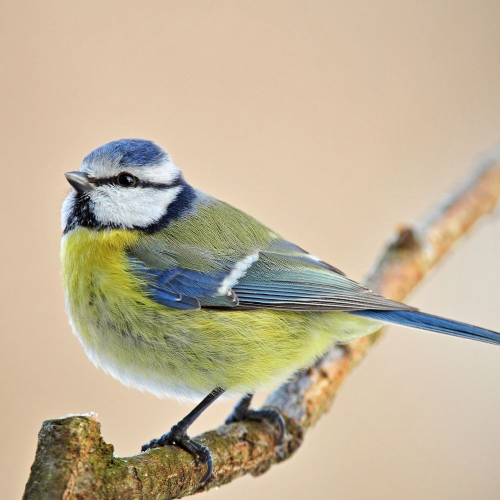
#> input picture data/bird_1000.jpg, 1000 x 1000 px (shown at 1/2 size); its folder holds only this picture in this run
$ python evaluate.py data/bird_1000.jpg data/cfx_1000.jpg   (older library calls are emulated)
#> lines starting #> are read from the running program, lines starting #| are printed output that depends on the picture
'''
Metrics for underwater image quality evaluation.

Author: Xuelei Chen
Email: chenxuelei@hotmail.com

Usage:
python evaluate.py RESULT_PATH REFERENCE_PATH
'''
import numpy as np
from skimage.metrics import peak_signal_noise_ratio as compare_psnr
from skimage.metrics import structural_similarity as compare_ssim
import math
import sys
from skimage import io, color, filters
import os
import math

def rmetrics(a,b):
    psnr = compare_psnr(b,a)
    ssim = compare_ssim(a,b,channel_axis=2)

    return psnr, ssim

def nmetrics(a):
    rgb = a
    lab = color.rgb2lab(a)
    gray = color.rgb2gray(a)
    # UCIQE
    c1 = 0.4680
    c2 = 0.2745
    c3 = 0.2576
    l = lab[:,:,0]

    #1st term
    chroma = (lab[:,:,1]**2 + lab[:,:,2]**2)**0.5
    uc = np.mean(chroma)
    sc = (np.mean((chroma - uc)**2))**0.5

    #2nd term
    top = int(np.round(0.01*l.shape[0]*l.shape[1]))
    sl = np.sort(l,axis=None)
    isl = sl[::-1]
    conl = np.mean(isl[:top])-np.mean(sl[:top])

    #3rd term
    satur = []
    chroma1 = chroma.flatten()
    l1 = l.flatten()
    for i in range(len(l1)):
        if chroma1[i] == 0: satur.append(0)
        elif l1[i] == 0: satur.append(0)
        else: satur.append(chroma1[i] / l1[i])

    us = np.mean(satur)

    uciqe = c1 * sc + c2 * conl + c3 * us

    # UIQM
    p1 = 0.0282
    p2 = 0.2953
    p3 = 3.5753

    #1st term UICM
    rg = rgb[:,:,0] - rgb[:,:,1]
    yb = (rgb[:,:,0] + rgb[:,:,1]) / 2 - rgb[:,:,2]
    rgl = np.sort(rg,axis=None)
    ybl = np.sort(yb,axis=None)
    al1 = 0.1
    al2 = 0.1
    T1 = int(al1 * len(rgl))
    T2 = int(al2 * len(rgl))
    rgl_tr = rgl[T1:-T2]
    ybl_tr = ybl[T1:-T2]

    urg = np.mean(rgl_tr)
    s2rg = np.mean((rgl_tr - urg) ** 2)
    uyb = np.mean(ybl_tr)
    s2yb = np.mean((ybl_tr- uyb) ** 2)

    uicm =-0.0268 * np.sqrt(urg**2 + uyb**2) + 0.1586 * np.sqrt(s2rg + s2yb)

    #2nd term UISM (k1k2=8x8)
    Rsobel = rgb[:,:,0] * filters.sobel(rgb[:,:,0])
    Gsobel = rgb[:,:,1] * filters.sobel(rgb[:,:,1])
    Bsobel = rgb[:,:,2] * filters.sobel(rgb[:,:,2])

    Rsobel=np.round(Rsobel).astype(np.uint8)
    Gsobel=np.round(Gsobel).astype(np.uint8)
    Bsobel=np.round(Bsobel).astype(np.uint8)

    Reme = eme(Rsobel)
    Geme = eme(Gsobel)
    Beme = eme(Bsobel)

    uism = 0.299 * Reme + 0.587 * Geme + 0.114 * Beme

    #3rd term UIConM
    uiconm = logamee(gray)

    uiqm = p1 * uicm + p2 * uism + p3 * uiconm
    return uiqm,uciqe

def eme(ch,blocksize=8):

    num_x = math.ceil(ch.shape[0] / blocksize)
    num_y = math.ceil(ch.shape[1] / blocksize)

    eme = 0
    w = 2. / (num_x * num_y)
    for i in range(num_x):

        xlb = i * blocksize
        if i < num_x - 1:
            xrb = (i+1) * blocksize
        else:
            xrb = ch.shape[0]

        for j in range(num_y):

            ylb = j * blocksize
            if j < num_y - 1:
                yrb = (j+1) * blocksize
            else:
                yrb = ch.shape[1]

            block = ch[xlb:xrb,ylb:yrb]

            blockmin = float(np.min(block))
            blockmax = float(np.max(block))

            # # old version
            # if blockmin == 0.0: eme += 0
            # elif blockmax == 0.0: eme += 0
            # else: eme += w * math.log(blockmax / blockmin)

            # new version
            if blockmin == 0: blockmin+=1
            if blockmax == 0: blockmax+=1
            eme += w * math.log(blockmax / blockmin)
    return eme

def plipsum(i,j,gamma=1026):
    return i + j - i * j / gamma

def plipsub(i,j,k=1026):
    return k * (i - j) / (k - j)

def plipmult(c,j,gamma=1026):
    return gamma - gamma * (1 - j / gamma)**c

def logamee(ch,blocksize=8):

    num_x = math.ceil(ch.shape[0] / blocksize)
    num_y = math.ceil(ch.shape[1] / blocksize)

    s = 0
    w = 1. / (num_x * num_y)
    for i in range(num_x):

        xlb = i * blocksize
        if i < num_x - 1:
            xrb = (i+1) * blocksize
        else:
            xrb = ch.shape[0]

        for j in range(num_y):

            ylb = j * blocksize
            if j < num_y - 1:
                yrb = (j+1) * blocksize
            else:
                yrb = ch.shape[1]

            block = ch[xlb:xrb,ylb:yrb]
            blockmin = float(np.min(block))
            blockmax = float(np.max(block))

            top = plipsub(blockmax,blockmin)
            bottom = plipsum(blockmax,blockmin)

            m = top/bottom
            if m ==0.:
                s+=0
            else:
                s += (m) * np.log(m)

    return plipmult(w,s)

def main():
    # result_path = sys.argv[1]
    # reference_path = sys.argv[2]
    result_path = 'data'
    reference_path = 'tmp'

    result_dirs = os.listdir(result_path)
    # reference_dirs = os.listdir(reference_path)

    sumpsnr, sumssim, sumuiqm, sumuciqe = 0.,0.,0.,0.

    N=0
    for imgdir in result_dirs:
        if '.jpg' in imgdir:
            #corrected image
            corrected = io.imread(os.path.join(result_path,imgdir))
#> corrected is the input picture: shape (1000, 1000, 3); mean R, G, B 193.7, 179, 153.2

            #reference image
            imgname = imgdir.split('corrected')[0]
            refdir = imgname
            reference = io.imread(os.path.join(reference_path,refdir))

            psnr,ssim = rmetrics(corrected,reference)
#> in rmetrics, `psnr = compare_psnr(b,a)`: psnr = inf
#> in rmetrics, `ssim = compare_ssim(a,b,channel_axis=2)`: ssim = 1
#> psnr = inf; ssim = 1

            uiqm,uciqe = nmetrics(corrected)
#> in nmetrics, `lab = color.rgb2lab(a)`: lab: shape (1000, 1000, 3) float64; mean of channels 0, 1, 2 73.2, 1.5, 15
#> in nmetrics, `gray = color.rgb2gray(a)`:
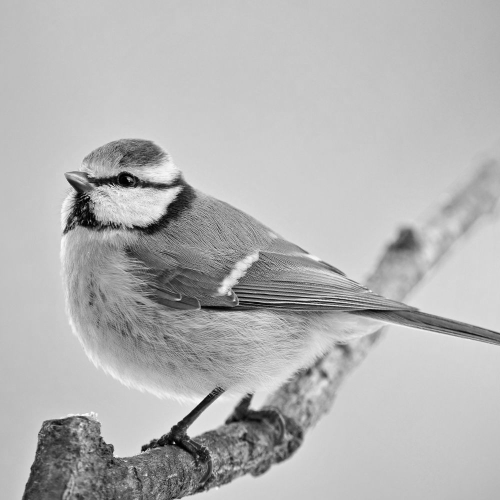
#> gray: shape (1000, 1000) float64 (shown at 1/2 size); min 0, max 0.999, mean 0.707
#> in nmetrics, `chroma = (lab[:,:,1]**2 + lab[:,:,2]**2)**0.5`:
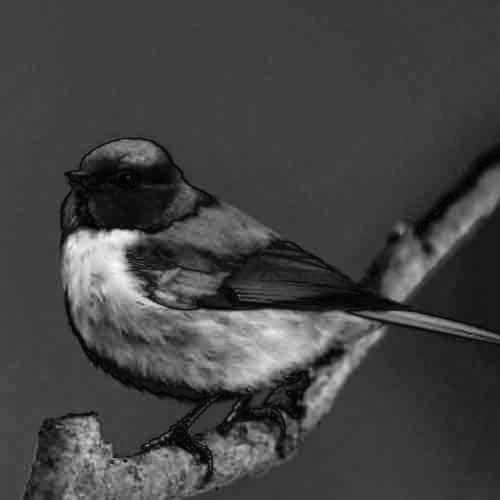
#> chroma: shape (1000, 1000) float64 (shown at 1/2 size); min 0, max 67.08, mean 17.7; drawn with min black and max white
#> in nmetrics, `uc = np.mean(chroma)`: uc = 17.75
#> in nmetrics, `sc = (np.mean((chroma - uc)**2))**0.5`: sc = 9.35
#> in nmetrics, `conl = np.mean(isl[:top])-np.mean(sl[:top])`: conl = 84.92
#> after the loop in nmetrics, `for i in range(len(l1)):`: satur = 1000000 items
#> in nmetrics, `us = np.mean(satur)`: us = 0.276
#> in nmetrics, `uciqe = c1 * sc + c2 * conl + c3 * us`: uciqe = 27.76
#> in nmetrics, `rg = rgb[:,:,0] - rgb[:,:,1]`:
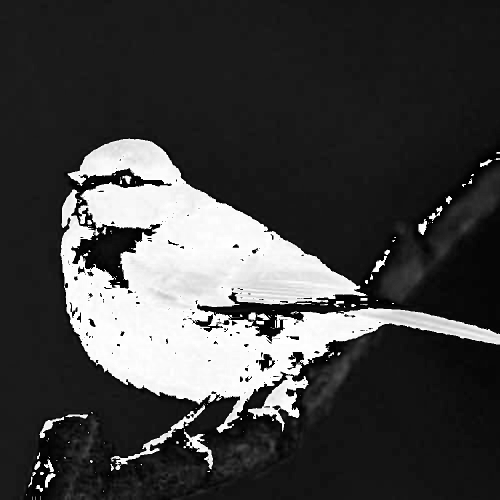
#> rg: shape (1000, 1000) (shown at 1/2 size); min 0, max 255, mean 66.1
#> in nmetrics, `yb = (rgb[:,:,0] + rgb[:,:,1]) / 2 - rgb[:,:,2]`:
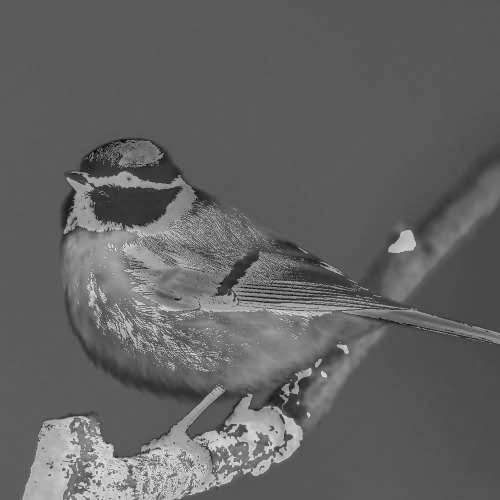
#> yb: shape (1000, 1000) float64 (shown at 1/2 size); min -209.5, max 126.5, mean -79.2; drawn with min black and max white
#> in nmetrics, `T1 = int(al1 * len(rgl))`: T1 = 100000
#> in nmetrics, `urg = np.mean(rgl_tr)`: urg = 50.41
#> in nmetrics, `s2rg = np.mean((rgl_tr - urg) ** 2)`: s2rg = 5187.7
#> in nmetrics, `uyb = np.mean(ybl_tr)`: uyb = -86.07
#> in nmetrics, `s2yb = np.mean((ybl_tr- uyb) ** 2)`: s2yb = 255.9
#> in nmetrics, `uicm =-0.0268 * np.sqrt(urg**2 + uyb**2) + 0.1586 * np.sqrt(s2rg + s2yb)`: uicm = 9.03
#> in nmetrics, `Rsobel = rgb[:,:,0] * filters.sobel(rgb[:,:,0])`:
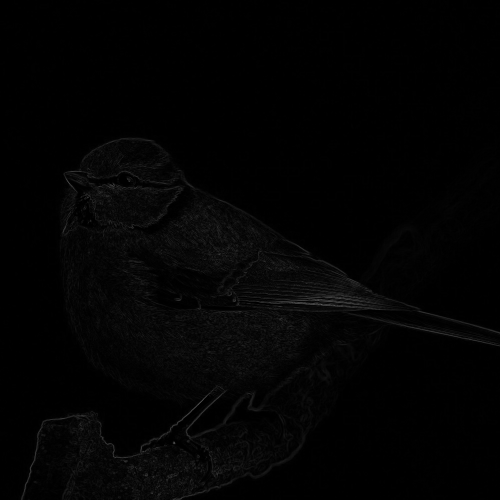
#> Rsobel: shape (1000, 1000) float64 (shown at 1/2 size); min 0, max 115, mean 3.4
#> after the loop in eme, `for i in range(num_x):`: eme = 2.39
#> in nmetrics, `Geme = eme(Gsobel)`: Geme = 2.25
#> in nmetrics, `Beme = eme(Bsobel)`: Beme = 2.14
#> in nmetrics, `uism = 0.299 * Reme + 0.587 * Geme + 0.114 * Beme`: uism = 2.28

            sumpsnr += psnr
            sumssim += ssim
            sumuiqm += uiqm
            sumuciqe += uciqe
            N +=1

            with open(os.path.join(result_path,'metrics.txt'), 'a') as f:
                f.write('{}: psnr={} ssim={} uiqm={} uciqe={}\n'.format(imgname,psnr,ssim,uiqm,uciqe))

    mpsnr = sumpsnr/N
    mssim = sumssim/N
    muiqm = sumuiqm/N
    muciqe = sumuciqe/N

    with open(os.path.join(result_path,'metrics.txt'), 'a') as f:
        f.write('Average: psnr={} ssim={} uiqm={} uciqe={}\n'.format(mpsnr, mssim, muiqm, muciqe))

if __name__ == '__main__':
    main()
